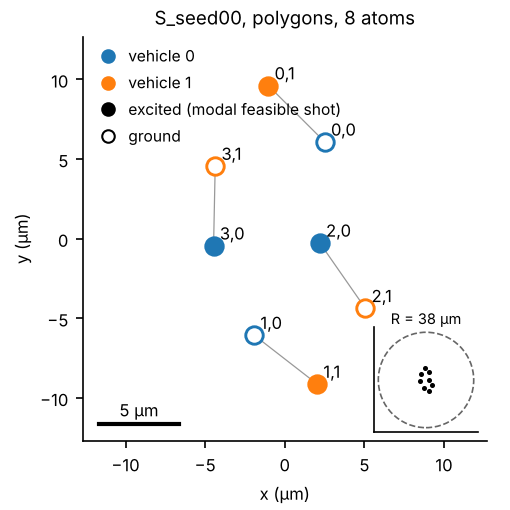
#> input picture report/figures/register.png, 510 x 510 px
$ python build_overview.py
#> lines starting #> are read from the running program, lines starting #| are printed output that depends on the picture
#!/usr/bin/env python
"""Compose the three report panels into one page-width figure."""
from __future__ import annotations

from pathlib import Path

from PIL import Image

ROOT = Path(__file__).resolve().parents[1]
FIGURES = ROOT / "report" / "figures"


def main() -> None:
    names = ("register.png", "couplings.png", "pulse_scan.png")
    panels = [Image.open(FIGURES / name).convert("RGB") for name in names]
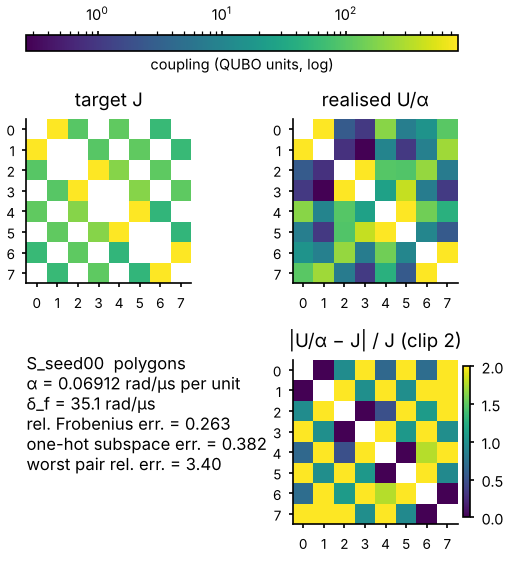
#> input picture report/figures/couplings.png, 510 x 561 px
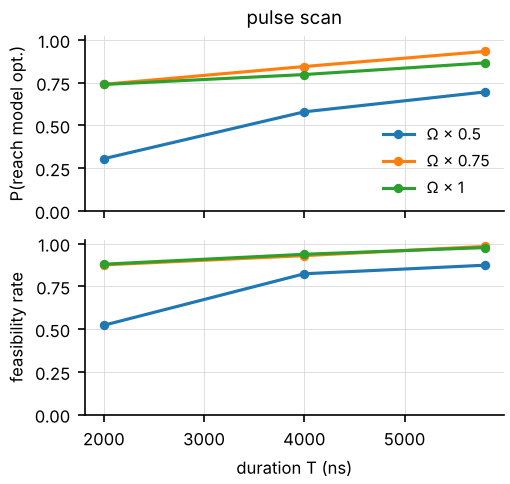
#> input picture report/figures/pulse_scan.png, 510 x 484 px
#> panels = 3 items
    cell_w, cell_h, gap, margin = 510, 510, 35, 35
    canvas = Image.new("RGB", (2 * margin + 3 * cell_w + 2 * gap, 550), "white")
#> canvas: PIL image 1670x550 RGB; every value is 255
    for index, panel in enumerate(panels):
        panel.thumbnail((cell_w, cell_h), Image.Resampling.LANCZOS)
        x = margin + index * (cell_w + gap) + (cell_w - panel.width) // 2
        y = (cell_h - panel.height) // 2
        canvas.paste(panel, (x, y))
#> this loop made 3 passes
#> (x, y) on passes 1 to 3: (35, 0), (603, 0), (1125, 13)
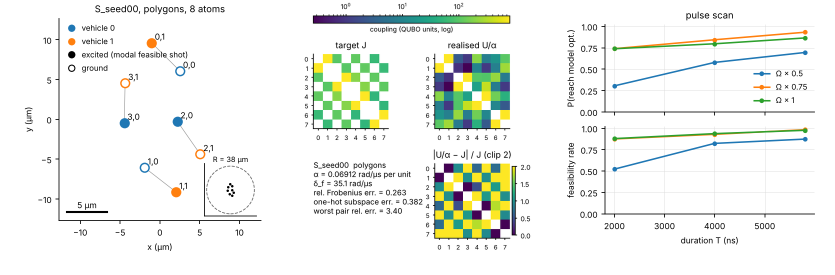
#> canvas: PIL image 1670x550 RGB (shown at 1/2 size); mean R, G, B 238.8, 241.8, 237
    destination = FIGURES / "overview.png"
    canvas.save(destination, optimize=True)
    print(destination.relative_to(ROOT))


if __name__ == "__main__":
    main()
